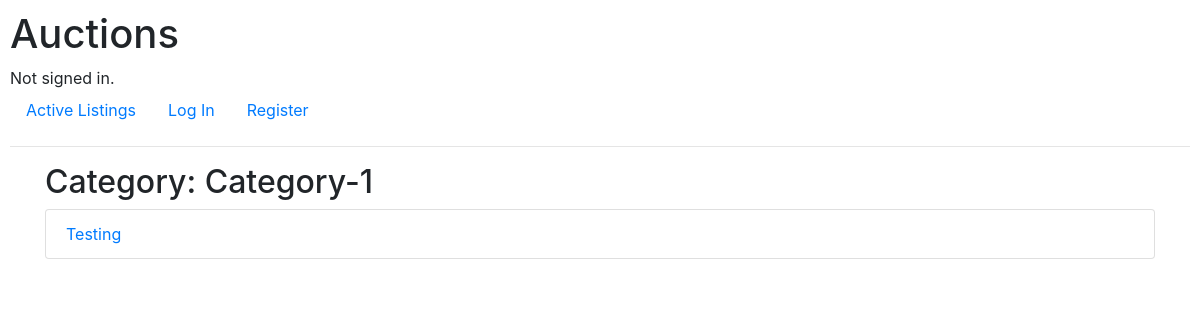
Page /category/Category-1 on the earlier database version.
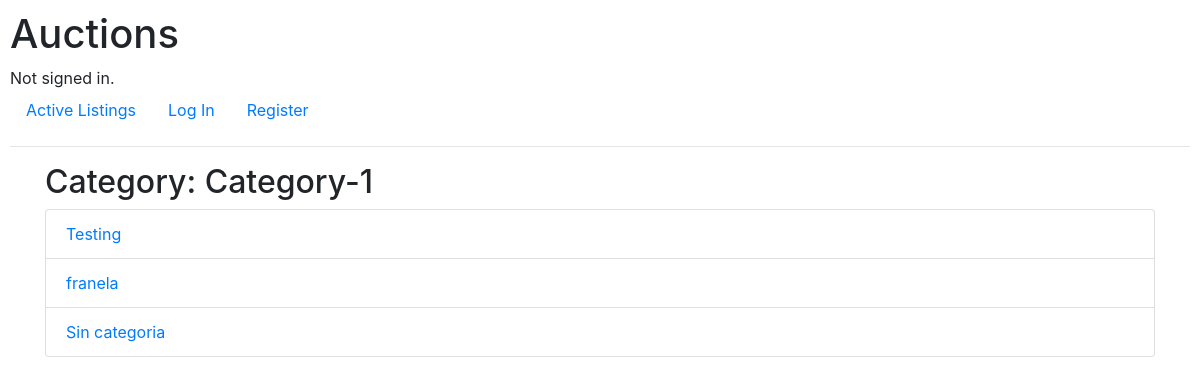
Same page on the later database version.
### auctions/models.py (models this page shows, shortened)
class Listing(models.Model):
    title = models.CharField(max_length=100)
    description = models.TextField()
    starting_bid = models.DecimalField(max_digits=10, decimal_places=2)
    current_price = models.DecimalField(max_digits=10, decimal_places=2, null=True, blank=True)
    image_url = models.URLField(blank=True, null=True)
    category = models.ForeignKey(Category, on_delete=models.SET_NULL, null=True, blank=True)
    created_by = models.ForeignKey(User, on_delete=models.CASCADE, related_name="listings")
    active = models.BooleanField(default=True)  # True if auction is active
    created_at = models.DateTimeField(auto_now_add=True)

### auctions/views.py (the view)
# urls.py: path("category/<str:category_name>", views.category_listings, name="category_listings"),
def category_listings(request, category_name):
    category = get_object_or_404(Category, name=category_name)
    listings = Listing.objects.filter(category=category, active=True)
    return render(request, "auctions/category_listings.html", {"category": category, "listings": listings})

### auctions/templates/auctions/category_listings.html (shortened to what this page needs)
{% extends "auctions/layout.html" %}
{% block body %}
<div class="container">
    <h2>Category: {{ category.name }}</h2>
    <ul class="list-group">
      {% for listing in listings %}
        <li class="list-group-item">
          <a href="{% url 'listing_page' listing.id %}">{{ listing.title }}</a>
        </li>
      {% empty %}
        <p>No listings in this category.</p>
      {% endfor %}
    </ul>
  </div>
{% endblock %}

Differences in the rows shown:
added Listing: title "franela"
added Listing: title "Sin categoria"
